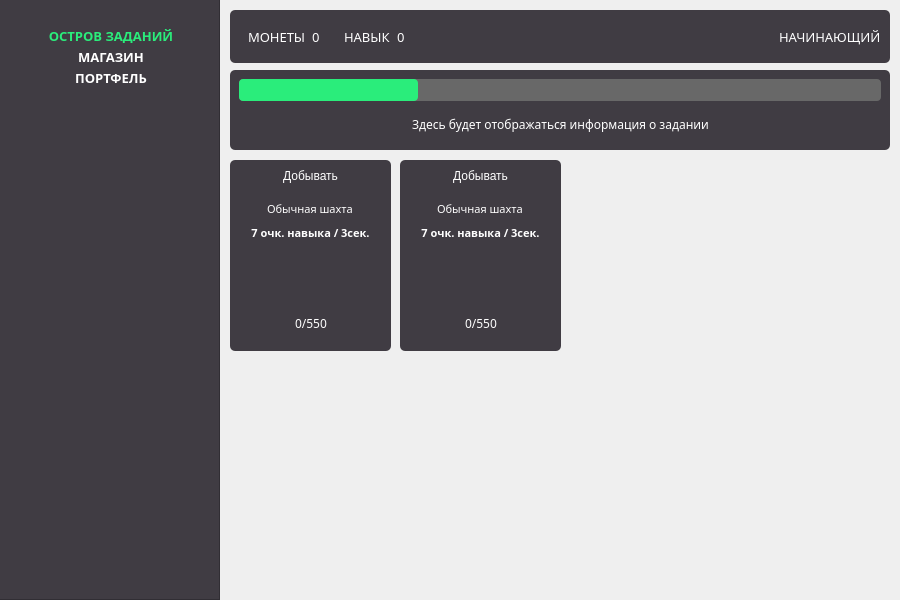
<?xml version="1.0" encoding="UTF-8"?>
<ui version="4.0">
 <class>MenuWindow</class>
 <widget class="QMainWindow" name="MenuWindow">
  <property name="enabled">
   <bool>true</bool>
  </property>
  <property name="geometry">
   <rect>
    <x>0</x>
    <y>0</y>
    <width>900</width>
    <height>600</height>
   </rect>
  </property>
  <property name="minimumSize">
   <size>
    <width>900</width>
    <height>600</height>
   </size>
  </property>
  <property name="maximumSize">
   <size>
    <width>900</width>
    <height>600</height>
   </size>
  </property>
  <property name="baseSize">
   <size>
    <width>900</width>
    <height>600</height>
   </size>
  </property>
  <property name="font">
   <font/>
  </property>
  <property name="windowTitle">
   <string>MainWindow</string>
  </property>
  <property name="styleSheet">
   <string notr="true">background-image: url(:/images/winterbg.png);</string>
  </property>
  <widget class="QWidget" name="centralwidget">
   <widget class="QFrame" name="frame_3">
    <property name="geometry">
     <rect>
      <x>230</x>
      <y>70</y>
      <width>660</width>
      <height>80</height>
     </rect>
    </property>
    <property name="minimumSize">
     <size>
      <width>660</width>
      <height>80</height>
     </size>
    </property>
    <property name="maximumSize">
     <size>
      <width>660</width>
      <height>80</height>
     </size>
    </property>
    <property name="styleSheet">
     <string notr="true">background: #403C43;
border-radius: 5px;</string>
    </property>
    <property name="frameShape">
     <enum>QFrame::Shape::StyledPanel</enum>
    </property>
    <property name="frameShadow">
     <enum>QFrame::Shadow::Raised</enum>
    </property>
    <layout class="QVBoxLayout" name="verticalLayout_4">
     <item>
      <widget class="QProgressBar" name="progressBar">
       <property name="sizePolicy">
        <sizepolicy hsizetype="Expanding" vsizetype="Fixed">
         <horstretch>0</horstretch>
         <verstretch>0</verstretch>
        </sizepolicy>
       </property>
       <property name="styleSheet">
        <string notr="true">QProgressBar{
	background: none;
	background-color: #686868;
	border-radius: 4px;
}

QProgressBar::chunk{
	background-color: #2AED7B;
	border-radius: 4px;
}</string>
       </property>
       <property name="value">
        <number>28</number>
       </property>
       <property name="textVisible">
        <bool>false</bool>
       </property>
       <property name="orientation">
        <enum>Qt::Orientation::Horizontal</enum>
       </property>
      </widget>
     </item>
     <item>
      <widget class="QFrame" name="frame_7">
       <property name="frameShape">
        <enum>QFrame::Shape::StyledPanel</enum>
       </property>
       <property name="frameShadow">
        <enum>QFrame::Shadow::Raised</enum>
       </property>
       <layout class="QHBoxLayout" name="horizontalLayout_6">
        <item>
         <spacer name="horizontalSpacer_4">
          <property name="orientation">
           <enum>Qt::Orientation::Horizontal</enum>
          </property>
          <property name="sizeHint" stdset="0">
           <size>
            <width>40</width>
            <height>20</height>
           </size>
          </property>
         </spacer>
        </item>
        <item>
         <widget class="QLabel" name="label_2">
          <property name="font">
           <font>
            <family>Intro Black</family>
           </font>
          </property>
          <property name="styleSheet">
           <string notr="true">color: #fff;</string>
          </property>
          <property name="text">
           <string>Здесь будет отображаться информация о задании</string>
          </property>
         </widget>
        </item>
        <item>
         <spacer name="horizontalSpacer_5">
          <property name="orientation">
           <enum>Qt::Orientation::Horizontal</enum>
          </property>
          <property name="sizeHint" stdset="0">
           <size>
            <width>40</width>
            <height>20</height>
           </size>
          </property>
         </spacer>
        </item>
       </layout>
      </widget>
     </item>
    </layout>
   </widget>
   <widget class="QFrame" name="frame_4">
    <property name="geometry">
     <rect>
      <x>230</x>
      <y>10</y>
      <width>660</width>
      <height>53</height>
     </rect>
    </property>
    <property name="sizePolicy">
     <sizepolicy hsizetype="Preferred" vsizetype="Preferred">
      <horstretch>0</horstretch>
      <verstretch>0</verstretch>
     </sizepolicy>
    </property>
    <property name="minimumSize">
     <size>
      <width>660</width>
      <height>0</height>
     </size>
    </property>
    <property name="maximumSize">
     <size>
      <width>660</width>
      <height>16777215</height>
     </size>
    </property>
    <property name="styleSheet">
     <string notr="true">background: #403C43;
border-radius: 5px;</string>
    </property>
    <property name="frameShape">
     <enum>QFrame::Shape::StyledPanel</enum>
    </property>
    <property name="frameShadow">
     <enum>QFrame::Shadow::Raised</enum>
    </property>
    <layout class="QHBoxLayout" name="horizontalLayout_4">
     <item>
      <widget class="QFrame" name="money_count_frame">
       <property name="enabled">
        <bool>true</bool>
       </property>
       <property name="styleSheet">
        <string notr="true">background:none;
</string>
       </property>
       <layout class="QHBoxLayout" name="horizontalLayout_2">
        <item>
         <widget class="QLabel" name="label_13">
          <property name="enabled">
           <bool>false</bool>
          </property>
          <property name="font">
           <font>
            <family>Code Pro Bold</family>
            <pointsize>10</pointsize>
           </font>
          </property>
          <property name="styleSheet">
           <string notr="true">color: white;
background: none;</string>
          </property>
          <property name="text">
           <string>МОНЕТЫ</string>
          </property>
         </widget>
        </item>
        <item>
         <widget class="QLabel" name="label_9">
          <property name="font">
           <font>
            <family>Code Pro Bold</family>
            <pointsize>10</pointsize>
           </font>
          </property>
          <property name="styleSheet">
           <string notr="true">color: white;
background: none;</string>
          </property>
          <property name="text">
           <string>0</string>
          </property>
         </widget>
        </item>
       </layout>
      </widget>
     </item>
     <item>
      <widget class="QFrame" name="skill_count_frame">
       <property name="styleSheet">
        <string notr="true">background: none;</string>
       </property>
       <layout class="QHBoxLayout" name="horizontalLayout">
        <item>
         <widget class="QLabel" name="label_10">
          <property name="enabled">
           <bool>false</bool>
          </property>
          <property name="font">
           <font>
            <family>Code Pro Bold</family>
            <pointsize>10</pointsize>
           </font>
          </property>
          <property name="styleSheet">
           <string notr="true">color: white;
background: none;</string>
          </property>
          <property name="text">
           <string>НАВЫК</string>
          </property>
         </widget>
        </item>
        <item>
         <widget class="QLabel" name="label_11">
          <property name="font">
           <font>
            <family>Code Pro Bold</family>
            <pointsize>10</pointsize>
           </font>
          </property>
          <property name="styleSheet">
           <string notr="true">color: white;
background: none;</string>
          </property>
          <property name="text">
           <string>0</string>
          </property>
         </widget>
        </item>
        <item>
         <spacer name="horizontalSpacer">
          <property name="orientation">
           <enum>Qt::Orientation::Horizontal</enum>
          </property>
          <property name="sizeHint" stdset="0">
           <size>
            <width>40</width>
            <height>20</height>
           </size>
          </property>
         </spacer>
        </item>
       </layout>
      </widget>
     </item>
     <item>
      <widget class="QLabel" name="label_12">
       <property name="enabled">
        <bool>false</bool>
       </property>
       <property name="font">
        <font>
         <family>Code Pro Bold</family>
         <pointsize>10</pointsize>
        </font>
       </property>
       <property name="styleSheet">
        <string notr="true">color: white;
background: none;</string>
       </property>
       <property name="text">
        <string>НАЧИНАЮЩИЙ</string>
       </property>
      </widget>
     </item>
    </layout>
   </widget>
   <widget class="QFrame" name="frame_5">
    <property name="geometry">
     <rect>
      <x>-1</x>
      <y>-1</y>
      <width>221</width>
      <height>601</height>
     </rect>
    </property>
    <property name="styleSheet">
     <string notr="true">background: #403C43;</string>
    </property>
    <property name="frameShape">
     <enum>QFrame::Shape::StyledPanel</enum>
    </property>
    <property name="frameShadow">
     <enum>QFrame::Shadow::Raised</enum>
    </property>
    <widget class="QFrame" name="menu_bar">
     <property name="geometry">
      <rect>
       <x>40</x>
       <y>20</y>
       <width>144</width>
       <height>75</height>
      </rect>
     </property>
     <property name="styleSheet">
      <string notr="true">background: none;
border: none;
</string>
     </property>
     <layout class="QVBoxLayout" name="verticalLayout">
      <item>
       <widget class="QPushButton" name="pushButton">
        <property name="enabled">
         <bool>false</bool>
        </property>
        <property name="font">
         <font>
          <family>Disket Mono</family>
          <pointsize>10</pointsize>
          <bold>true</bold>
         </font>
        </property>
        <property name="cursor">
         <cursorShape>PointingHandCursor</cursorShape>
        </property>
        <property name="styleSheet">
         <string notr="true">background: none;
border: none;
color: #2AED7B;</string>
        </property>
        <property name="text">
         <string>ОСТРОВ ЗАДАНИЙ</string>
        </property>
       </widget>
      </item>
      <item>
       <widget class="QPushButton" name="pushButton_2">
        <property name="enabled">
         <bool>false</bool>
        </property>
        <property name="font">
         <font>
          <family>Disket Mono</family>
          <pointsize>10</pointsize>
          <bold>true</bold>
         </font>
        </property>
        <property name="cursor">
         <cursorShape>PointingHandCursor</cursorShape>
        </property>
        <property name="styleSheet">
         <string notr="true">background: none;
border: none;
color: white;</string>
        </property>
        <property name="text">
         <string>МАГАЗИН</string>
        </property>
       </widget>
      </item>
      <item>
       <widget class="QPushButton" name="pushButton_3">
        <property name="font">
         <font>
          <family>Disket Mono</family>
          <pointsize>10</pointsize>
          <bold>true</bold>
         </font>
        </property>
        <property name="cursor">
         <cursorShape>PointingHandCursor</cursorShape>
        </property>
        <property name="styleSheet">
         <string notr="true">background: none;
border: none;
color: white;</string>
        </property>
        <property name="text">
         <string>ПОРТФЕЛЬ</string>
        </property>
       </widget>
      </item>
     </layout>
    </widget>
   </widget>
   <widget class="QFrame" name="frame_13">
    <property name="enabled">
     <bool>true</bool>
    </property>
    <property name="geometry">
     <rect>
      <x>230</x>
      <y>160</y>
      <width>161</width>
      <height>191</height>
     </rect>
    </property>
    <property name="styleSheet">
     <string notr="true">background: #403C43;
border-radius: 5px;</string>
    </property>
    <property name="frameShape">
     <enum>QFrame::Shape::StyledPanel</enum>
    </property>
    <property name="frameShadow">
     <enum>QFrame::Shadow::Raised</enum>
    </property>
    <layout class="QVBoxLayout" name="verticalLayout_5">
     <item>
      <widget class="QPushButton" name="pushButton_5">
       <property name="cursor">
        <cursorShape>PointingHandCursor</cursorShape>
       </property>
       <property name="styleSheet">
        <string notr="true">color: #fff;</string>
       </property>
       <property name="text">
        <string>Добывать</string>
       </property>
      </widget>
     </item>
     <item>
      <widget class="QFrame" name="frame_15">
       <property name="enabled">
        <bool>true</bool>
       </property>
       <property name="minimumSize">
        <size>
         <width>0</width>
         <height>30</height>
        </size>
       </property>
       <property name="maximumSize">
        <size>
         <width>16777215</width>
         <height>20</height>
        </size>
       </property>
       <property name="frameShape">
        <enum>QFrame::Shape::StyledPanel</enum>
       </property>
       <property name="frameShadow">
        <enum>QFrame::Shadow::Raised</enum>
       </property>
       <layout class="QHBoxLayout" name="horizontalLayout_10">
        <item>
         <spacer name="horizontalSpacer_10">
          <property name="orientation">
           <enum>Qt::Orientation::Horizontal</enum>
          </property>
          <property name="sizeHint" stdset="0">
           <size>
            <width>40</width>
            <height>20</height>
           </size>
          </property>
         </spacer>
        </item>
        <item>
         <widget class="QLabel" name="label_19">
          <property name="minimumSize">
           <size>
            <width>0</width>
            <height>0</height>
           </size>
          </property>
          <property name="maximumSize">
           <size>
            <width>150</width>
            <height>16777215</height>
           </size>
          </property>
          <property name="font">
           <font>
            <family>Data Trash</family>
            <pointsize>8</pointsize>
           </font>
          </property>
          <property name="styleSheet">
           <string notr="true">color: white;
background: none;</string>
          </property>
          <property name="text">
           <string>Обычная шахта</string>
          </property>
         </widget>
        </item>
        <item>
         <spacer name="horizontalSpacer_11">
          <property name="orientation">
           <enum>Qt::Orientation::Horizontal</enum>
          </property>
          <property name="sizeHint" stdset="0">
           <size>
            <width>40</width>
            <height>20</height>
           </size>
          </property>
         </spacer>
        </item>
       </layout>
      </widget>
     </item>
     <item>
      <widget class="QLabel" name="label_20">
       <property name="enabled">
        <bool>true</bool>
       </property>
       <property name="font">
        <font>
         <family>Intro Black</family>
         <pointsize>8</pointsize>
         <bold>true</bold>
        </font>
       </property>
       <property name="styleSheet">
        <string notr="true">color: white;
background: none;</string>
       </property>
       <property name="text">
        <string>7 очк. навыка / 3сек.</string>
       </property>
       <property name="scaledContents">
        <bool>false</bool>
       </property>
       <property name="alignment">
        <set>Qt::AlignmentFlag::AlignCenter</set>
       </property>
      </widget>
     </item>
     <item alignment="Qt::AlignmentFlag::Qt::AlignmentFlag::AlignVCenter">
      <widget class="QFrame" name="frame_16">
       <property name="enabled">
        <bool>true</bool>
       </property>
       <property name="minimumSize">
        <size>
         <width>0</width>
         <height>63</height>
        </size>
       </property>
       <property name="frameShape">
        <enum>QFrame::Shape::StyledPanel</enum>
       </property>
       <property name="frameShadow">
        <enum>QFrame::Shadow::Raised</enum>
       </property>
       <layout class="QHBoxLayout" name="horizontalLayout_12">
        <item>
         <widget class="QLabel" name="label_6">
          <property name="minimumSize">
           <size>
            <width>50</width>
            <height>50</height>
           </size>
          </property>
          <property name="maximumSize">
           <size>
            <width>50</width>
            <height>50</height>
           </size>
          </property>
          <property name="text">
           <string/>
          </property>
          <property name="pixmap">
           <pixmap resource="../images/images.qrc">:/images/gems/Gemstone_Icon_Kit/1.png</pixmap>
          </property>
          <property name="scaledContents">
           <bool>true</bool>
          </property>
          <property name="alignment">
           <set>Qt::AlignmentFlag::AlignCenter</set>
          </property>
          <property name="wordWrap">
           <bool>false</bool>
          </property>
         </widget>
        </item>
       </layout>
      </widget>
     </item>
     <item>
      <widget class="QFrame" name="frame_17">
       <property name="styleSheet">
        <string notr="true">padding: 0;
margin: 0;</string>
       </property>
       <property name="frameShape">
        <enum>QFrame::Shape::StyledPanel</enum>
       </property>
       <property name="frameShadow">
        <enum>QFrame::Shadow::Raised</enum>
       </property>
       <layout class="QHBoxLayout" name="horizontalLayout_13">
        <item>
         <spacer name="horizontalSpacer_14">
          <property name="orientation">
           <enum>Qt::Orientation::Horizontal</enum>
          </property>
          <property name="sizeHint" stdset="0">
           <size>
            <width>40</width>
            <height>20</height>
           </size>
          </property>
         </spacer>
        </item>
        <item>
         <widget class="QLabel" name="label_7">
          <property name="font">
           <font>
            <family>Intro Black</family>
           </font>
          </property>
          <property name="styleSheet">
           <string notr="true">color: #fff;</string>
          </property>
          <property name="text">
           <string>0/550</string>
          </property>
         </widget>
        </item>
        <item>
         <spacer name="horizontalSpacer_15">
          <property name="orientation">
           <enum>Qt::Orientation::Horizontal</enum>
          </property>
          <property name="sizeHint" stdset="0">
           <size>
            <width>40</width>
            <height>20</height>
           </size>
          </property>
         </spacer>
        </item>
       </layout>
      </widget>
     </item>
    </layout>
   </widget>
   <widget class="QFrame" name="frame_14">
    <property name="enabled">
     <bool>true</bool>
    </property>
    <property name="geometry">
     <rect>
      <x>400</x>
      <y>160</y>
      <width>161</width>
      <height>191</height>
     </rect>
    </property>
    <property name="styleSheet">
     <string notr="true">background: #403C43;
border-radius: 5px;</string>
    </property>
    <property name="frameShape">
     <enum>QFrame::Shape::StyledPanel</enum>
    </property>
    <property name="frameShadow">
     <enum>QFrame::Shadow::Raised</enum>
    </property>
    <layout class="QVBoxLayout" name="verticalLayout_6">
     <item>
      <widget class="QPushButton" name="pushButton_6">
       <property name="cursor">
        <cursorShape>PointingHandCursor</cursorShape>
       </property>
       <property name="styleSheet">
        <string notr="true">color: #fff;</string>
       </property>
       <property name="text">
        <string>Добывать</string>
       </property>
      </widget>
     </item>
     <item>
      <widget class="QFrame" name="frame_18">
       <property name="enabled">
        <bool>true</bool>
       </property>
       <property name="minimumSize">
        <size>
         <width>0</width>
         <height>30</height>
        </size>
       </property>
       <property name="maximumSize">
        <size>
         <width>16777215</width>
         <height>20</height>
        </size>
       </property>
       <property name="frameShape">
        <enum>QFrame::Shape::StyledPanel</enum>
       </property>
       <property name="frameShadow">
        <enum>QFrame::Shadow::Raised</enum>
       </property>
       <layout class="QHBoxLayout" name="horizontalLayout_11">
        <item>
         <spacer name="horizontalSpacer_12">
          <property name="orientation">
           <enum>Qt::Orientation::Horizontal</enum>
          </property>
          <property name="sizeHint" stdset="0">
           <size>
            <width>40</width>
            <height>20</height>
           </size>
          </property>
         </spacer>
        </item>
        <item>
         <widget class="QLabel" name="label_21">
          <property name="minimumSize">
           <size>
            <width>0</width>
            <height>0</height>
           </size>
          </property>
          <property name="maximumSize">
           <size>
            <width>150</width>
            <height>16777215</height>
           </size>
          </property>
          <property name="font">
           <font>
            <family>Data Trash</family>
            <pointsize>8</pointsize>
           </font>
          </property>
          <property name="styleSheet">
           <string notr="true">color: white;
background: none;</string>
          </property>
          <property name="text">
           <string>Обычная шахта</string>
          </property>
         </widget>
        </item>
        <item>
         <spacer name="horizontalSpacer_13">
          <property name="orientation">
           <enum>Qt::Orientation::Horizontal</enum>
          </property>
          <property name="sizeHint" stdset="0">
           <size>
            <width>40</width>
            <height>20</height>
           </size>
          </property>
         </spacer>
        </item>
       </layout>
      </widget>
     </item>
     <item>
      <widget class="QLabel" name="label_22">
       <property name="enabled">
        <bool>true</bool>
       </property>
       <property name="font">
        <font>
         <family>Intro Black</family>
         <pointsize>8</pointsize>
         <bold>true</bold>
        </font>
       </property>
       <property name="styleSheet">
        <string notr="true">color: white;
background: none;</string>
       </property>
       <property name="text">
        <string>7 очк. навыка / 3сек.</string>
       </property>
       <property name="scaledContents">
        <bool>false</bool>
       </property>
       <property name="alignment">
        <set>Qt::AlignmentFlag::AlignCenter</set>
       </property>
      </widget>
     </item>
     <item alignment="Qt::AlignmentFlag::Qt::AlignmentFlag::AlignVCenter">
      <widget class="QFrame" name="frame_19">
       <property name="enabled">
        <bool>true</bool>
       </property>
       <property name="minimumSize">
        <size>
         <width>0</width>
         <height>63</height>
        </size>
       </property>
       <property name="frameShape">
        <enum>QFrame::Shape::StyledPanel</enum>
       </property>
       <property name="frameShadow">
        <enum>QFrame::Shadow::Raised</enum>
       </property>
       <layout class="QHBoxLayout" name="horizontalLayout_14">
        <item>
         <widget class="QLabel" name="label_8">
          <property name="minimumSize">
           <size>
            <width>50</width>
            <height>50</height>
           </size>
          </property>
          <property name="maximumSize">
           <size>
            <width>50</width>
            <height>50</height>
           </size>
          </property>
          <property name="text">
           <string/>
          </property>
          <property name="pixmap">
           <pixmap resource="../images/images.qrc">:/images/gems/Gemstone_Icon_Kit/1.png</pixmap>
          </property>
          <property name="scaledContents">
           <bool>true</bool>
          </property>
          <property name="alignment">
           <set>Qt::AlignmentFlag::AlignCenter</set>
          </property>
          <property name="wordWrap">
           <bool>false</bool>
          </property>
         </widget>
        </item>
       </layout>
      </widget>
     </item>
     <item>
      <widget class="QFrame" name="frame_20">
       <property name="styleSheet">
        <string notr="true">padding: 0;
margin: 0;</string>
       </property>
       <property name="frameShape">
        <enum>QFrame::Shape::StyledPanel</enum>
       </property>
       <property name="frameShadow">
        <enum>QFrame::Shadow::Raised</enum>
       </property>
       <layout class="QHBoxLayout" name="horizontalLayout_15">
        <item>
         <spacer name="horizontalSpacer_16">
          <property name="orientation">
           <enum>Qt::Orientation::Horizontal</enum>
          </property>
          <property name="sizeHint" stdset="0">
           <size>
            <width>40</width>
            <height>20</height>
           </size>
          </property>
         </spacer>
        </item>
        <item>
         <widget class="QLabel" name="label_14">
          <property name="font">
           <font>
            <family>Intro Black</family>
           </font>
          </property>
          <property name="styleSheet">
           <string notr="true">color: #fff;</string>
          </property>
          <property name="text">
           <string>0/550</string>
          </property>
         </widget>
        </item>
        <item>
         <spacer name="horizontalSpacer_17">
          <property name="orientation">
           <enum>Qt::Orientation::Horizontal</enum>
          </property>
          <property name="sizeHint" stdset="0">
           <size>
            <width>40</width>
            <height>20</height>
           </size>
          </property>
         </spacer>
        </item>
       </layout>
      </widget>
     </item>
    </layout>
   </widget>
   <zorder>frame_3</zorder>
   <zorder>frame_5</zorder>
   <zorder>frame_4</zorder>
   <zorder>frame_13</zorder>
   <zorder>frame_14</zorder>
  </widget>
 </widget>
 <resources>
  <include location="../images/images.qrc"/>
 </resources>
 <connections/>
</ui>
